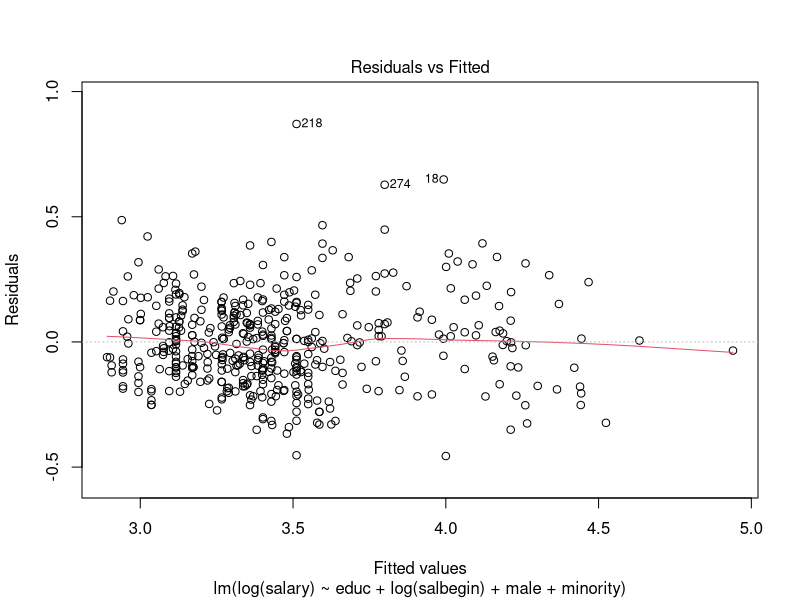
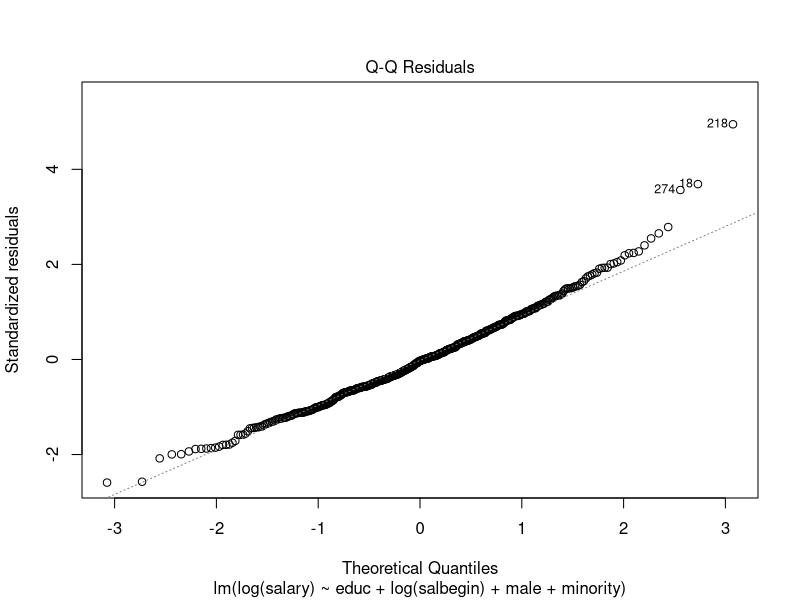
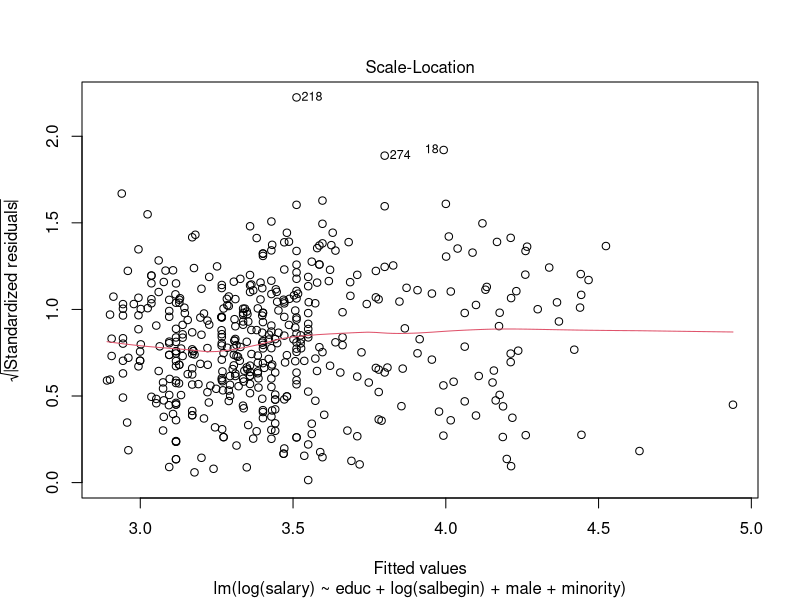
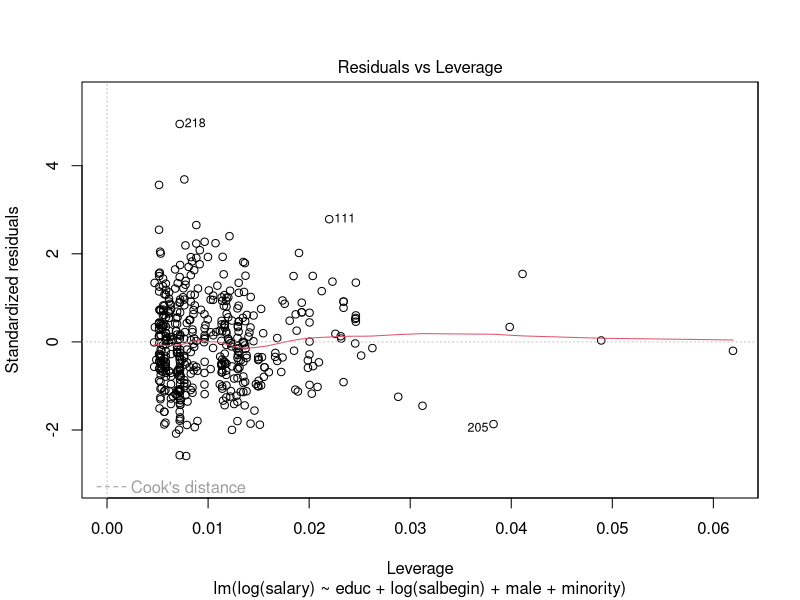

Generate these figures, in order, with R:
## ---- chunk 1
knitr::opts_chunk$set(echo = TRUE)
## ---- chunk 2
options(scipen = 999)
library(readr)
data1 <- read_csv("data1.csv")
model <- lm(log(salary) ~ educ + log(salbegin) + male + minority, data = data1)
summary(model)
## ---- chunk 3
plot(model)
## ---- chunk 4
r=residuals(model)
res = r^2
summary(lm(res~educ + log(salbegin) + male + minority, data = data1))
## ---- chunk 5
LM = 0.1231*474
LM
## ---- chunk 6
1-pchisq(LM,4)
## ---- chunk 7
library(lmtest)
bptest(model)

## ---- chunk 8

## ---- chunk 9
bhat2 <- 0.82180
se_bhat2 <- 0.03603

t_stat <- (bhat2 - 1) / se_bhat2
t_stat
## ---- chunk 10
alpha <- 0.05
c <- qt(1-alpha/2, 469)
c
## ---- chunk 11
abs(t_stat)>c
## ---- chunk 12
pval <- 2*pt(-abs(t_stat), 469)
pval
